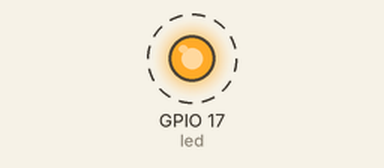
The program below on a simulated Raspberry Pi (BCM pin numbers). On the bench: output pins drawn as LEDs (lit = HIGH). Dashed ring = blinking. What the program prints to the terminal is not drawn.

Above: at 0.5 s.
Timing chart, 0 to 4.6 s (numbered marks = the images above):
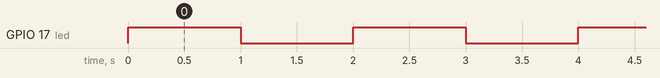

Measured:
- by itself, GPIO 17 (led): alternates HIGH for 1.0 s and LOW for 1.0 s

The program:

blinker.py
```python
from gpiozero import LED
from time import sleep

# Tell the Pi that our LED is connected to pin 17
led = LED(17)

print("Starting the blinker... Press Ctrl+C to stop.")

try:
    # This loop will run forever
    while True:
        led.on()    # Turn the light on
        sleep(1)    # Wait for 1 second
        led.off()   # Turn the light off
        sleep(1)    # Wait for 1 second
except KeyboardInterrupt:
    print("\nStopping the program.")
```
